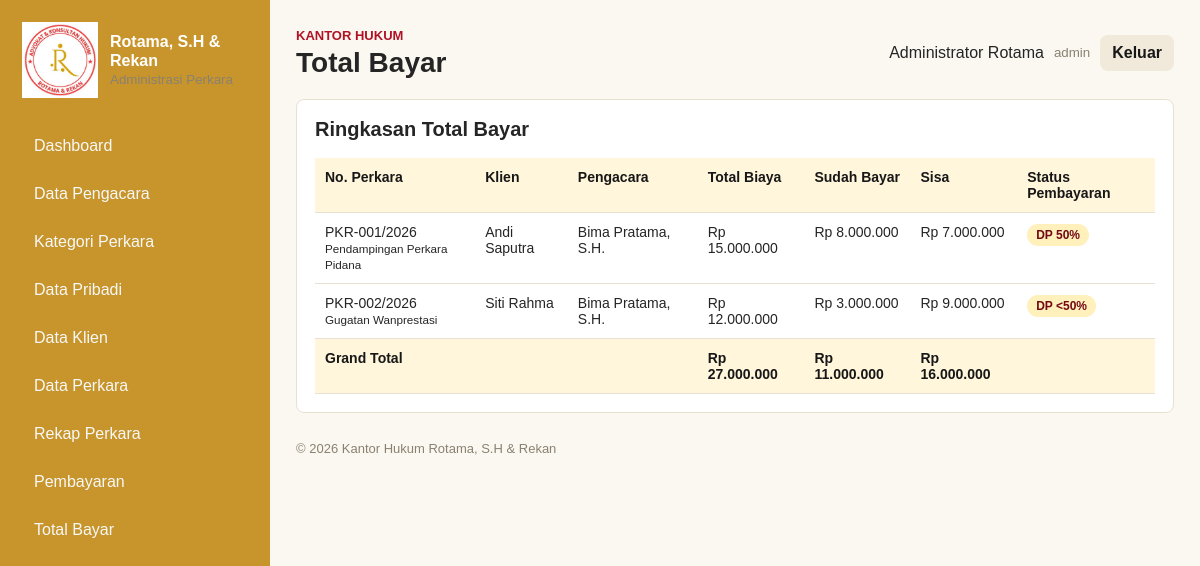
The app's page /index.php?action=totals (signed in) with its own data.
### tables this page shows
CREATE TABLE cases (
  id INT AUTO_INCREMENT PRIMARY KEY,
  case_number VARCHAR(80) NOT NULL UNIQUE,
  title VARCHAR(180) NOT NULL,
  client_id INT NOT NULL,
  lawyer_id INT NULL,
  category_id INT NOT NULL,
  hearing_date DATE NULL,
  document_status ENUM('sangat lengkap','lengkap','cukup lengkap','kurang lengkap','tidak lengkap') NOT NULL DEFAULT 'cukup lengkap',
  administration_status ENUM('belum diproses','berkas sudah didaftarkan','menunggu jadwal sidang','sidang sedang berlangsung','perkara selesai') NOT NULL DEFAULT 'belum diproses',
  total_fee DECIMAL(14,2) NOT NULL DEFAULT 0,
  notes TEXT NULL,
  created_at TIMESTAMP DEFAULT CURRENT_TIMESTAMP,
  FOREIGN KEY (client_id) REFERENCES clients(id) ON DELETE CASCADE,
  FOREIGN KEY (lawyer_id) REFERENCES users(id) ON DELETE SET NULL,
  FOREIGN KEY (category_id) REFERENCES case_categories(id) ON DELETE RESTRICT
);

CREATE TABLE clients (
  id INT AUTO_INCREMENT PRIMARY KEY,
  name VARCHAR(120) NOT NULL,
  nik VARCHAR(40) NULL,
  phone VARCHAR(30) NULL,
  address TEXT NULL,
  created_at TIMESTAMP DEFAULT CURRENT_TIMESTAMP
);

CREATE TABLE users (
  id INT AUTO_INCREMENT PRIMARY KEY,
  name VARCHAR(120) NOT NULL,
  email VARCHAR(120) NOT NULL UNIQUE,
  password VARCHAR(255) NOT NULL,
  role ENUM('admin', 'pengacara') NOT NULL DEFAULT 'pengacara',
  phone VARCHAR(30) NULL,
  address TEXT NULL,
  specialization VARCHAR(120) NULL,
  created_at TIMESTAMP DEFAULT CURRENT_TIMESTAMP
);

### src/bootstrap.php (called while the page is built, shortened)
<?php
function db(): PDO
{
    $config = require __DIR__ . '/../config/database.php';
    $dsn = sprintf(
        'mysql:host=%s;dbname=%s;charset=%s',
        $config['host'],
        $config['database'],
        $config['charset']
    );
    $pdo = new PDO($dsn, $config['username'], $config['password'], [
        PDO::ATTR_ERRMODE => PDO::ERRMODE_EXCEPTION,
        PDO::ATTR_DEFAULT_FETCH_MODE => PDO::FETCH_ASSOC,
    ]);
    return $pdo;
}
function e(?string $value): string
{
    return htmlspecialchars((string) $value, ENT_QUOTES, 'UTF-8');
}
function rupiah(float $value): string
{
    return 'Rp ' . number_format($value, 0, ',', '.');
}
function render(string $view, array $data = []): void
{
    extract($data, EXTR_SKIP);
    require __DIR__ . '/partials/header.php';
    require __DIR__ . '/pages/' . $view . '.php';
    require __DIR__ . '/partials/footer.php';
}
function payment_status_score(float $totalFee, float $paid): int
{
    $percent = ($paid / $totalFee) * 100;
    if ($percent >= 50) {
        return 3;
    }
    if ($percent > 0) {
        return 2;
    }
    return 1;
}
function payment_status_label(float $totalFee, float $paid): string
{
    $score = payment_status_score($totalFee, $paid);
    return [
        5 => 'lunas',
        4 => 'DP > 75%',
        3 => 'DP 50%',
        2 => 'DP <50%',
        1 => 'belum membayar',
    ][$score];
}

### src/pages/totals.php (called while the page is built, shortened)
<?php
$rows = db()->query(
    'SELECT cases.*, clients.name AS client_name, users.name AS lawyer_name, case_categories.name AS category_name,
            COALESCE(payment_totals.paid_total, 0) AS paid_total
     FROM cases
     JOIN clients ON clients.id = cases.client_id
     LEFT JOIN users ON users.id = cases.lawyer_id
     JOIN case_categories ON case_categories.id = cases.category_id
     LEFT JOIN (
        SELECT case_id, SUM(amount) AS paid_total
        FROM payments
        GROUP BY case_id
     ) payment_totals ON payment_totals.case_id = cases.id
     ORDER BY cases.created_at DESC'
)->fetchAll();
render('totals_view', compact('title', 'rows'));

### public/index.php (called while the page is built, shortened)
<?php
require_once __DIR__ . '/../src/bootstrap.php';
$action = $_GET['action'] ?? (is_logged_in() ? 'dashboard' : 'login');
$routes = [
    'login' => 'auth/login.php',
    'authenticate' => 'auth/authenticate.php',
    'dashboard' => 'dashboard.php',
    'lawyers' => 'lawyers/index.php',
    'lawyer_form' => 'lawyers/form.php',
    'lawyer_save' => 'lawyers/save.php',
    'lawyer_delete' => 'lawyers/delete.php',
    'profile' => 'profile.php',
    'profile_save' => 'profile_save.php',
    'clients' => 'clients/index.php',
    'client_form' => 'clients/form.php',
    'client_save' => 'clients/save.php',
    'client_delete' => 'clients/delete.php',
    'categories' => 'categories/index.php',
    'category_form' => 'categories/form.php',
    'category_save' => 'categories/save.php',
    'category_delete' => 'categories/delete.php',
    'cases' => 'cases/index.php',
    'case_form' => 'cases/form.php',
    'case_save' => 'cases/save.php',
    'case_delete' => 'cases/delete.php',
    'case_documents' => 'cases/documents.php',
    'case_document_delete' => 'cases/document_delete.php',
    'reports' => 'reports.php',
    'payments' => 'payments/index.php',
    'payment_form' => 'payments/form.php',
    'payment_save' => 'payments/save.php',
    'payment_delete' => 'payments/delete.php',
    'totals' => 'totals.php',
];
require __DIR__ . '/../src/pages/' . $routes[$action];

### src/pages/totals_view.php (the view, shortened to what this page needs)
<?php
$grandFee = 0;
$grandPaid = 0;
?>
<section class="table-wrap">
    <h2>Ringkasan Total Bayar</h2>
    <table>
        <thead>
            <tr>
                <th>No. Perkara</th>
                <th>Klien</th>
                <th>Pengacara</th>
                <th>Total Biaya</th>
                <th>Sudah Bayar</th>
                <th>Sisa</th>
                <th>Status Pembayaran</th>
            </tr>
        </thead>
        <tbody>
            <?php foreach ($rows as $row): ?>
                <?php
                $fee = (float) $row['total_fee'];
                $paid = (float) $row['paid_total'];
                $remaining = max($fee - $paid, 0);
                $grandFee += $fee;
                $grandPaid += $paid;
                ?>
                <tr>
                    <td><?= e($row['case_number']) ?><br><small><?= e($row['title']) ?></small></td>
                    <td><?= e($row['client_name']) ?></td>
                    <td><?= e($row['lawyer_name'] ?? '-') ?></td>
                    <td><?= rupiah($fee) ?></td>
                    <td><?= rupiah($paid) ?></td>
                    <td><?= rupiah($remaining) ?></td>
                    <td><span class="badge"><?= e(payment_status_label($fee, $paid)) ?></span></td>
                </tr>
            <?php endforeach; ?>
        </tbody>
        <tfoot>
            <tr>
                <th colspan="3">Grand Total</th>
                <th><?= rupiah($grandFee) ?></th>
                <th><?= rupiah($grandPaid) ?></th>
                <th><?= rupiah(max($grandFee - $grandPaid, 0)) ?></th>
                <th></th>
            </tr>
        </tfoot>
    </table>
</section>

### public/assets/styles.css (style rules this page uses)
:root { --red: #b11226; --red-dark: #730917; --yellow: #f5b51b; --black: #171717; --white: #ffffff; --line: #e7e1d4; --soft: #fbf8f1; --text: #252525; }
* { box-sizing: border-box; }
body { margin: 0; font-family: Arial, Helvetica, sans-serif; color: var(--text); background: var(--soft); }
h2 { margin-top: 0; font-size: 20px; }
.card, .table-wrap, .form-panel { background: var(--white); border: 1px solid var(--line); border-radius: 8px; padding: 18px; }
.table-wrap { margin-top: 16px; overflow-x: auto; }
table { width: 100%; border-collapse: collapse; font-size: 14px; }
th, td { padding: 11px 10px; border-bottom: 1px solid var(--line); text-align: left; vertical-align: top; }
th { background: #fff6dc; color: var(--black); }
.badge { display: inline-flex; border-radius: 999px; padding: 4px 9px; background: #fff0bc; color: var(--red-dark); font-weight: 700; font-size: 12px; }

### records on screen
cases: case_number "PKR-001/2026", title "Pendampingan Perkara Pidana", client.name "Andi Saputra", lawyer.name "Bima Pratama, S.H.", total_fee "Rp 15.000.000", paid "Rp 8.000.000", remaining "Rp 7.000.000", paid "DP 50%"
cases: case_number "PKR-002/2026", title "Gugatan Wanprestasi", client.name "Siti Rahma", lawyer.name "Bima Pratama, S.H.", total_fee "Rp 12.000.000", paid "Rp 3.000.000", remaining "Rp 9.000.000", paid "DP <50%"

### other values on screen
$title "Total Bayar"
$user['name'] "Administrator Rotama"
$user['role'] "admin"
rupiah($grandFee) "Rp 27.000.000"
rupiah($grandPaid) "Rp 11.000.000"
rupiah(max($grandFee - $grandPaid, 0)) "Rp 16.000.000"
